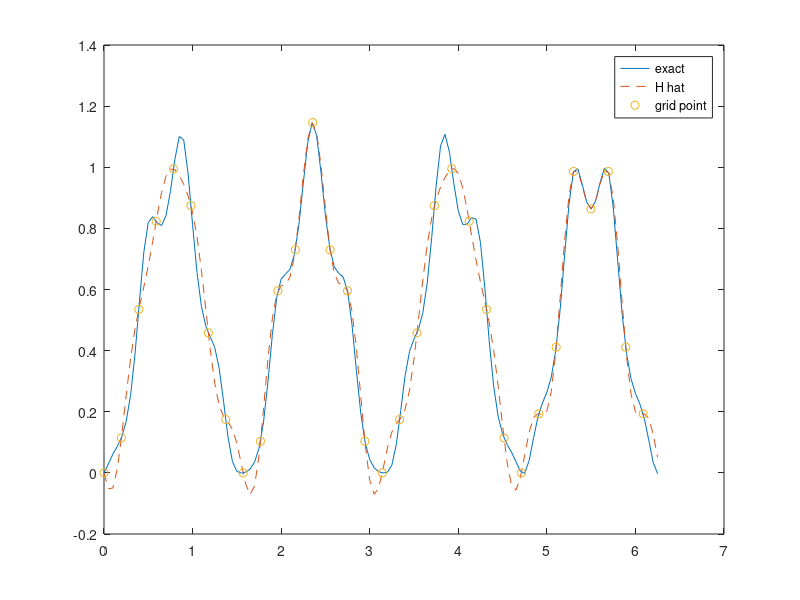
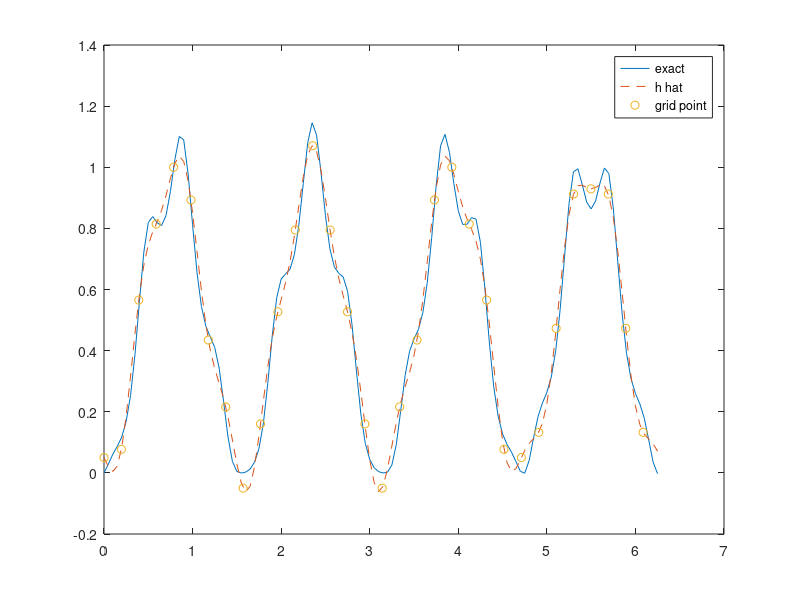
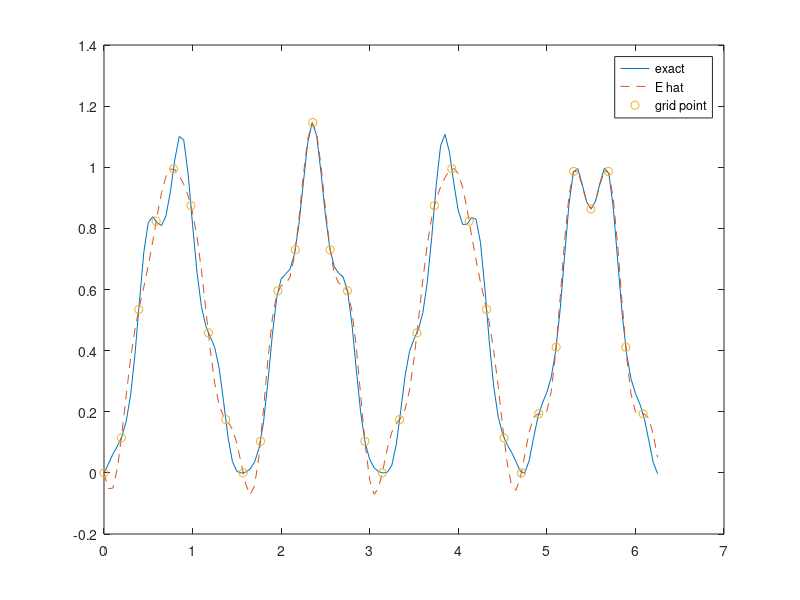

The MATLAB source for these figures, in order:
clear allclcfunction re = f(x)  re = sin(2*x) + 0.1*sin(15*x);endfunctionfunction re = g(x)  re = sin(2*x) + 0.1*cos(15*x);endfunctionfunction re = h(x)  re = g(x).*f(x);endfunctionfunction re = index2array(x, N)  if (x >=0 )    re = x+1;  else    re = x+1+N;  endif  endfunctionfunction re = E(x)  re = (sin(2*x)).^2 + 0.1*sin(2*x).*cos(15*x) + 0.1*sin(2*x).*sin(15*x) + sin(30*x)/200;endfunctionfunction re = get_real(fk_hat, x)  k = [[0:1:size(fk_hat)(2)/2-1],[0],[-(size(fk_hat)(2)/2-1):1:-1]];    re = zeros(size(x)(1), size(x)(2));  for a = 1:size(fk_hat)(2)    re += fk_hat(a).*exp(j*k(a)*x);  endfor  re /= 32;endfunctionfunction re = remove_last(x)  L = size(x)(2);  re = x(1:L-1);endfunctionPI = 3.1415926;h_x = 2*PI/32;x = 0:h_x:2*PI;x = remove_last(x);x_ref = 0:0.05:2*PI;fj = f(x);gj = g(x);hj = h(x);Ej = E(x);H_hat = fft(hj);f_hat = fft(fj);g_hat = fft(gj);E_hat = fft(Ej);h_hat = zeros(1,32);for k = -16:15   for m = -16:15     if (k-m >= -16 && k-m <=15)       h_hat(index2array(k,32)) += f_hat(index2array(m,32))*g_hat(index2array(k-m,32));     endif   endforendforh_hat /= 32;figure(1)plot(x_ref, h(x_ref))hold plot(x_ref, get_real(H_hat, x_ref), "--")plot(x, ifft(H_hat),"o")legend("exact", "H hat", "grid point")figure(2)plot(x_ref, h(x_ref))holdplot(x_ref, get_real(h_hat, x_ref), "--")plot(x, ifft(h_hat),"o")legend("exact", "h hat", "grid point")figure(3)plot(x_ref, h(x_ref))holdplot(x_ref, get_real(E_hat, x_ref), "--")plot(x, ifft(E_hat),"o")legend("exact", "E hat", "grid point")